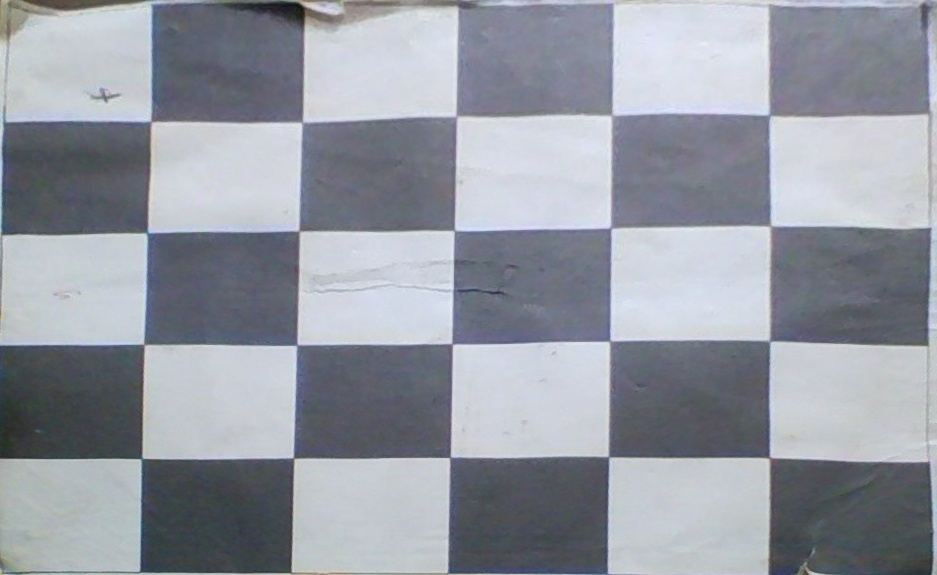
//> input picture Hough_Lines/output.jpg, 937 x 575 px
$ ./hough output.jpg   (built with g++ and OpenCV 4)
//> lines starting //> are read from the running program, lines starting //| are printed output that depends on the picture
#include "opencv2/imgcodecs/imgcodecs.hpp"
#include "opencv2/highgui/highgui.hpp"
#include "opencv2/imgproc/imgproc.hpp"

#include <iostream>

using namespace cv;
using namespace std;

static void help()
{
    cout << "\nThis program demonstrates line finding with the Hough transform.\n"
            "Usage:\n"
            "./houghlines <image_name>, Default is ../data/pic1.png\n" << endl;
}

int main(int argc, char** argv)
{
    cv::CommandLineParser parser(argc, argv,
        "{help h||}{@image|../data/pic1.png|}"
    );
    if (parser.has("help"))
    {
        help();
        return 0;
    }
    string filename = parser.get<string>("@image");
    if (filename.empty())
    {
        help();
        cout << "no image_name provided" << endl;
        return -1;
    }
    Mat src = imread("/home/suryawanshi/Documents/Opencv/Gaurav/output.jpg", 0);
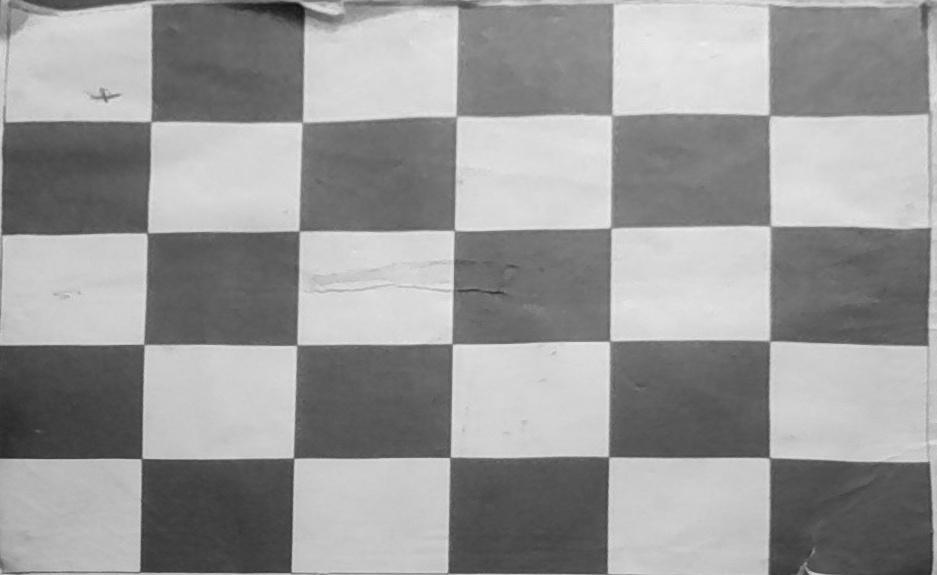
//> src: 575 rows x 937 cols, CV_8UC1; min 13, max 240, mean 152.7
    if(src.empty())
    {
        help();
        cout << "can not open " << filename << endl;
        return -1;
    }

    Mat dst, cdst;
    Canny(src, dst, 50, 200, 3);
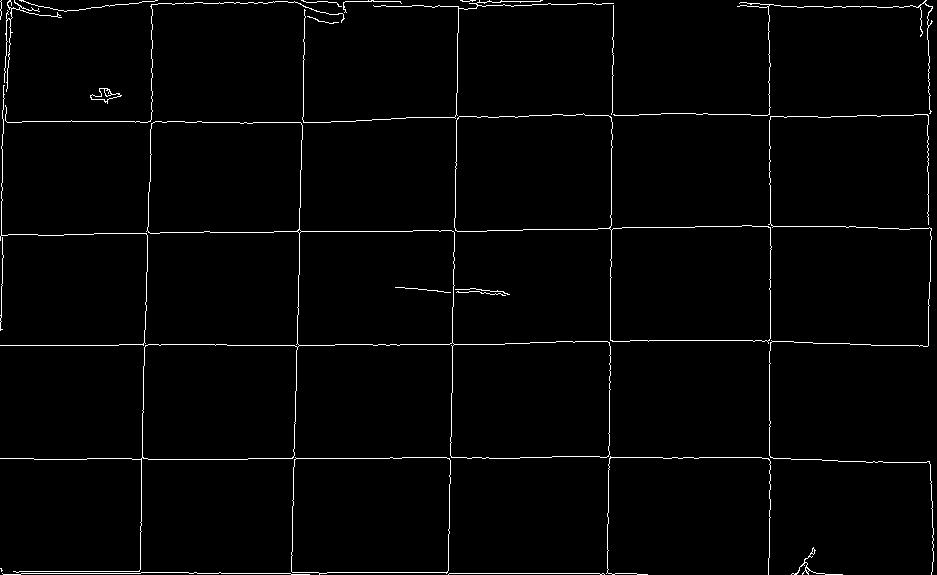
//> dst: 575 rows x 937 cols, CV_8UC1; 1.8% white in thin lines or dots
    cvtColor(dst, cdst, COLOR_GRAY2BGR);
//> cdst: 575 rows x 937 cols, CV_8UC3; 1.8% white in thin lines or dots

#if 0
    vector<Vec2f> lines;
    HoughLines(dst, lines, 1, CV_PI/180, 100, 0, 0 );
    for( size_t i = 0; i < lines.size(); i++ )
    {
        float rho = lines[i][0], theta = lines[i][1];
        Point pt1, pt2;
        double a = cos(theta), b = sin(theta);
        double x0 = a*rho, y0 = b*rho;
        pt1.x = cvRound(x0 + 1000*(-b));
        pt1.y = cvRound(y0 + 1000*(a));
        pt2.x = cvRound(x0 - 1000*(-b));
        pt2.y = cvRound(y0 - 1000*(a));
        line( cdst, pt1, pt2, Scalar(0,0,255), 3, CV_AA);
    }
#else
    vector<Vec4i> lines;
    HoughLinesP(dst, lines, 1, CV_PI/180, 50, 50, 10 );
//> lines = 68 lines (x1, y1, x2, y2), first 8: [446, 573, 636, 573], [456, 141, 458, 6], [335, 344, 504, 344], [871, 345, 928, 345], [467, 458, 519, 458], [390, 457, 488, 457], [769, 498, 769, 339], [822, 460, 929, 462]
    for( size_t i = 0; i < lines.size(); i++ )
    {
        Vec4i l = lines[i];
        line( cdst, Point(l[0], l[1]), Point(l[2], l[3]), Scalar(0,0,255), 3, LINE_AA);
    }
//> this loop made 68 passes
//> l on passes 1 to 12: [446, 573, 636, 573], [456, 141, 458, 6], [335, 344, 504, 344], [871, 345, 928, 345], [467, 458, 519, 458], [390, 457, 488, 457], [769, 498, 769, 339], [822, 460, 929, 462], [292, 572, 447, 572], [608, 512, 609, 403], [781, 6, 876, 6], [563, 115, 638, 115]
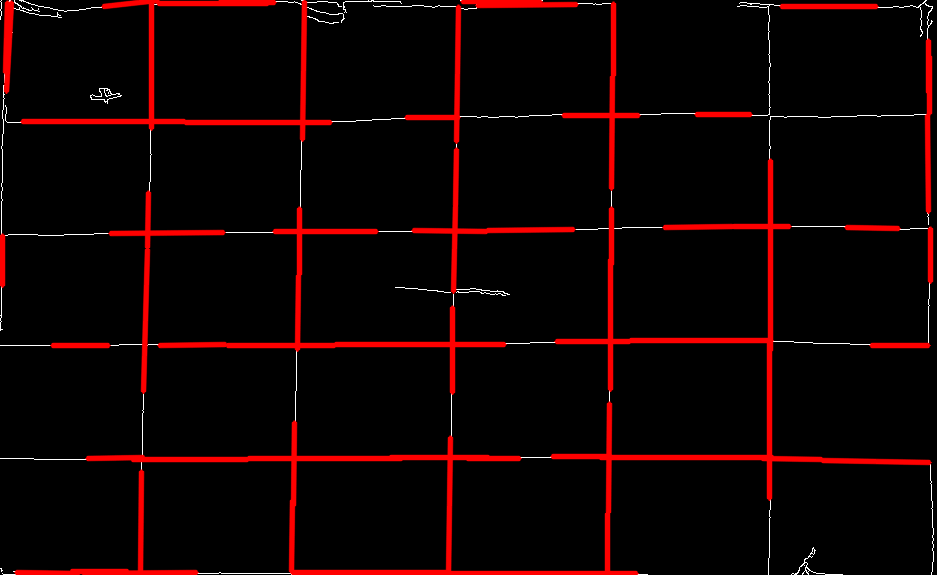
//> cdst: 575 rows x 937 cols, CV_8UC3; mean B, G, R 1.6, 1.6, 17.1
#endif
    imshow("source", src);
    imshow("detected lines", cdst);
    imwrite("detected.jpg",cdst);

    waitKey();

    return 0;
}
